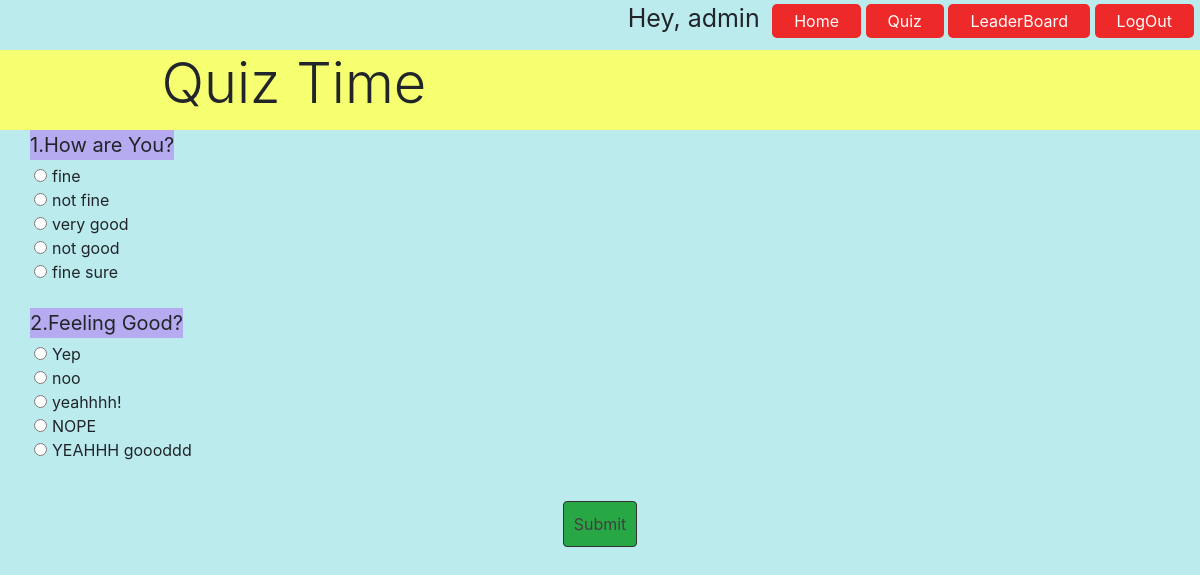
Screenshot of /basic_app/quiz/ (signed in) with the database file from the repository.
### basic_app/models.py (models this page shows, shortened)
class Quiz(models.Model):
    question = models.CharField(max_length = 200)
    choice_one = models.CharField(max_length = 200)
    choice_two = models.CharField(max_length = 200)
    choice_three = models.CharField(max_length = 200)
    choice_four = models.CharField(max_length = 200)
    choice_five = models.CharField(max_length = 200)
    answer = models.CharField(max_length = 200)

### basic_app/views.py (the view)
# urls.py: path('quiz/',views.quiz,name="quiz"),
@login_required()
def quiz(request):
    questions = Quiz.objects.all()
    args = {'questions':questions}
    return render(request,'quiz/quiz.html',args)

### templates/quiz/quiz.html (shortened to what this page needs)
{% extends 'base.html' %} {% block content %}
<div class="header">
    <div class="display-4">Quiz Time</div>
</div>
<div class="qpage">
    <form action="{% url 'answer' %}" method="POST">
        <div class="mainQ">
            {% for question in questions %}
            <div class="quetionTitle">{{ question.id }}.{{ question.question }} </div><br>
            <div id="choices" class='select'>
                <input class='select' type="radio" name="{{question.id}}" value="{{question.choice_one}}" required><span class="label">{{question.choice_one}}</span><br>
                <input class='select' type="radio" name="{{question.id}}" value="{{question.choice_two}}" required><span class="label">{{question.choice_two}}</span><br>
                <input class='select' type="radio" name="{{question.id}}" value="{{question.choice_three}}" required><span class="label">{{question.choice_three}}</span><br>
                <input class='select' type="radio" name="{{question.id}}" value="{{question.choice_four}}" required><span class="label">{{question.choice_four}}</span><br>
                <input class='select' type="radio" name="{{question.id}}" value="{{question.choice_five}}" required><span class="label">{{question.choice_five}}</span><br>
            </div><br>
            {% endfor %}
        </div>
        <div style="text-align:center ;margin:5px"> <input class="btn btn-success" type="submit" class="submit" id="submit" value="Submit" /></div>
    </form>
</div>
{% endblock %}

### templates/base.html (shortened to what this page needs)
{% load static %}
<!DOCTYPE html>
<html lang="en">
<head>
    <link rel="stylesheet" href="https://stackpath.bootstrapcdn.com/bootstrap/4.4.1/css/bootstrap.min.css">
    <link href="{% static 'css/base.css' %}" rel="stylesheet">
    <link href="{% static 'css/quiz/quiz.css' %}" rel="stylesheet">
    <link href="{% static 'css/index.css' %}" rel="stylesheet">
</head>
<body>
    <div class="fix">
        <ul>
            {% if user.is_authenticated %}
            <span style="font-size:25px; margin-right:8px">Hey, {{user.username}}</span>
            {% endif %}
            <li><a href="{% url 'index' %}">Home</a></li>
            <li><a href="{% url 'quiz' %}">Quiz</a></li>
            <li><a href="{% url 'leader' %}">LeaderBoard</a></li>
            {% if user.is_authenticated %}
            <li><a href="{% url 'logout' %}">LogOut</a></li>
            {% else %}
            <li><a href="{% url 'login' %}">Login</a></li>
            <li><a href="{% url 'register' %}">Register</a></li>
            {% endif %}
        </ul>
    </div>
</body>
<div class="down">
    {% block content %} {% endblock %}
</div>
</html>

### basic_app/static/css/base.css (style rules this page uses)
ul { list-style-type: none; float: right; }
ul li { display: inline-block; }
ul li a { text-decoration: none; top: 20px; right: 20px; color: #fff; border: 2px solid transparent; padding: 5px 20px; border-radius: 5px; transition: 0.8s ease; background-color: rgb(238, 41, 41); }
.fix { margin: auto; width: 99%; height: 50px; }

### basic_app/static/css/quiz/quiz.css (style rules this page uses)
.header { background-color: rgb(245, 255, 112); height: 80px; text-align: center; }
.quetionTitle { font-size: 20px; margin-left: 30px; background-color: rgb(182, 171, 241); max-width: fit-content; margin-bottom: -20px; }
.select { margin-left: 17px; }
.label { padding: 5px }

### basic_app/static/css/index.css (style rules this page uses)
.btn { border: 1px solid rgb(51, 50, 50); margin: 10px; padding: 10px; text-decoration: none; color: rgb(66, 64, 64); }
body { background-color: rgb(188, 235, 238); }

### rows the page displays
Quiz: id "1", question "How are You?", choice_one "fine", choice_two "not fine", choice_three "very good", choice_four "not good", choice_five "fine sure"
Quiz: id "2", question "Feeling Good?", choice_one "Yep", choice_two "noo", choice_three "yeahhhh!", choice_four "NOPE", choice_five "YEAHHH goooddd"

### other values shown
{{ user.username }} "admin"
